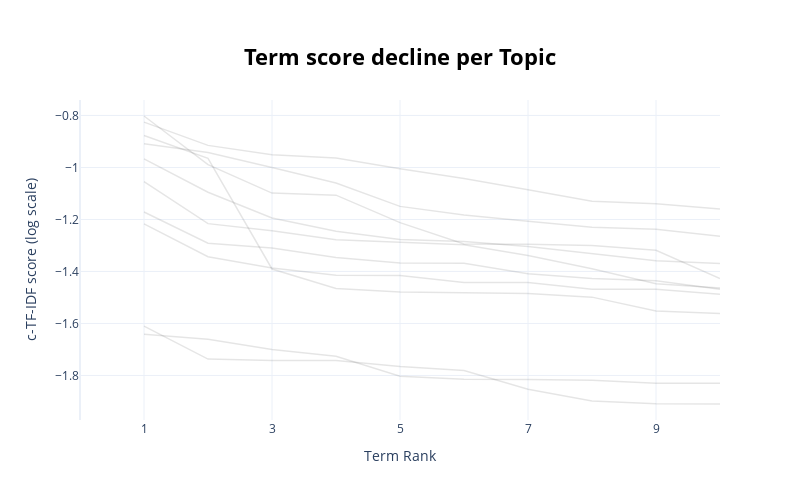

Source (notebook cell):
### Code cell
topic_model.visualize_term_rank(log_scale=True)

### Figure 1 — Plotly figure (JSON) as saved in the notebook; plotly's stock layout.template omitted (floating-point values rounded to 4 significant figures)
{"data": [{"hovertext": "<b>Topic -1</b>:sầu_riêng_xe_ngân_hàng_vay_lan_iph", "line": {"color": "black", "width": 1.5}, "mode": "lines+lines", "name": "", "opacity": 0.1, "type": "scatter", "x": [1, 2, 3, 4, 5, 6, 7, 8, 9, 10], "y": [-1.641, -1.661, -1.701, -1.726, -1.803, -1.814, -1.816, -1.819, -1.83, -1.83]}, {"hovertext": "<b>Topic 0</b>:hai_việt_nam_đầu_tư_nam_việt_phát_t", "line": {"color": "black", "width": 1.5}, "mode": "lines+lines", "name": "", "opacity": 0.1, "type": "scatter", "x": [1, 2, 3, 4, 5, 6, 7, 8, 9, 10], "y": [-1.61, -1.737, -1.742, -1.743, -1.765, -1.781, -1.853, -1.898, -1.909, -1.91]}, {"hovertext": "<b>Topic 1</b>:nga_ukraine_tên_lửa_lực_lượng_tấn_c", "line": {"color": "black", "width": 1.5}, "mode": "lines+lines", "name": "", "opacity": 0.1, "type": "scatter", "x": [1, 2, 3, 4, 5, 6, 7, 8, 9, 10], "y": [-0.8772, -0.965, -1.391, -1.466, -1.479, -1.483, -1.485, -1.499, -1.552, -1.562]}, {"hovertext": "<b>Topic 2</b>:bệnh_mắt_điều_trị_đau_bác_sĩ_viêm_b", "line": {"color": "black", "width": 1.5}, "mode": "lines+lines", "name": "", "opacity": 0.1, "type": "scatter", "x": [1, 2, 3, 4, 5, 6, 7, 8, 9, 10], "y": [-1.055, -1.216, -1.243, -1.278, -1.287, -1.297, -1.339, -1.389, -1.447, -1.463]}, {"hovertext": "<b>Topic 3</b>:công_an_đối_tượng_điều_tra_nguyễn_t", "line": {"color": "black", "width": 1.5}, "mode": "lines+lines", "name": "", "opacity": 0.1, "type": "scatter", "x": [1, 2, 3, 4, 5, 6, 7, 8, 9, 10], "y": [-1.217, -1.343, -1.387, -1.414, -1.415, -1.442, -1.442, -1.468, -1.469, -1.487]}, {"hovertext": "<b>Topic 4</b>:gan_thịt_bữa_món_thực_phẩm_bánh_cơ_", "line": {"color": "black", "width": 1.5}, "mode": "lines+lines", "name": "", "opacity": 0.1, "type": "scatter", "x": [1, 2, 3, 4, 5, 6, 7, 8, 9, 10], "y": [-1.171, -1.291, -1.31, -1.347, -1.368, -1.368, -1.409, -1.427, -1.436, -1.468]}, {"hovertext": "<b>Topic 5</b>:phòng_cháy_chung_cư_mini_chữa_cháy_", "line": {"color": "black", "width": 1.5}, "mode": "lines+lines", "name": "", "opacity": 0.1, "type": "scatter", "x": [1, 2, 3, 4, 5, 6, 7, 8, 9, 10], "y": [-0.9671, -1.095, -1.194, -1.245, -1.277, -1.285, -1.304, -1.331, -1.358, -1.369]}, {"hovertext": "<b>Topic 6</b>:cổ_phiếu_mã_đồng_giao_dịch_phiên_tỷ", "line": {"color": "black", "width": 1.5}, "mode": "lines+lines", "name": "", "opacity": 0.1, "type": "scatter", "x": [1, 2, 3, 4, 5, 6, 7, 8, 9, 10], "y": [-0.8256, -0.9149, -0.9512, -0.9633, -1.004, -1.043, -1.086, -1.13, -1.139, -1.16]}, {"hovertext": "<b>Topic 7</b>:xe_vô_lăng_phiên_bản_mẫu_giá_cx_dày", "line": {"color": "black", "width": 1.5}, "mode": "lines+lines", "name": "", "opacity": 0.1, "type": "scatter", "x": [1, 2, 3, 4, 5, 6, 7, 8, 9, 10], "y": [-0.802, -0.9891, -1.098, -1.106, -1.212, -1.294, -1.296, -1.3, -1.318, -1.427]}, {"hovertext": "<b>Topic 8</b>:xe_máy_xe_chở_tai_nạn_rác_va_chạm_đ", "line": {"color": "black", "width": 1.5}, "mode": "lines+lines", "name": "", "opacity": 0.1, "type": "scatter", "x": [1, 2, 3, 4, 5, 6, 7, 8, 9, 10], "y": [-0.9086, -0.9424, -0.9998, -1.059, -1.15, -1.183, -1.206, -1.23, -1.238, -1.264]}], "layout": {"height": 500, "hoverlabel": {"bgcolor": "white", "font": {"family": "Rockwell", "size": 16}}, "showlegend": false, "title": {"font": {"color": "Black", "size": 22}, "text": "<b>Term score decline per Topic</b>", "x": 0.5, "xanchor": "center", "y": 0.9, "yanchor": "top"}, "width": 800, "xaxis": {"dtick": 2, "range": [0, 10], "tick0": 1, "title": {"text": "Term Rank"}}, "yaxis": {"title": {"text": "c-TF-IDF score (log scale)"}}}}
